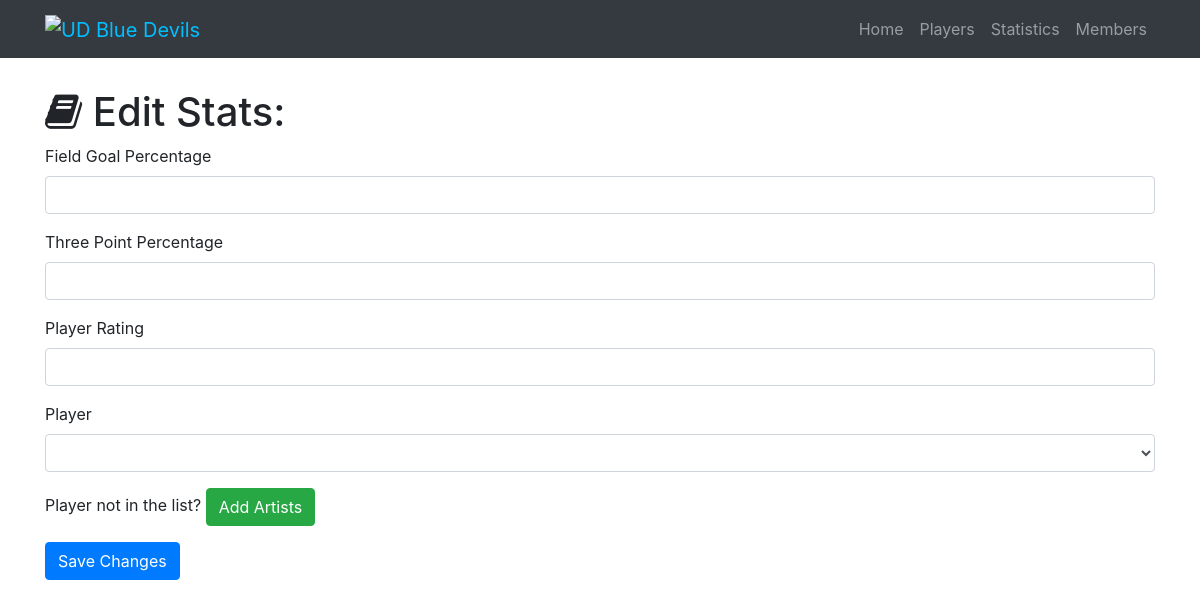
Before: /statistic/edit/1 with the older database file.
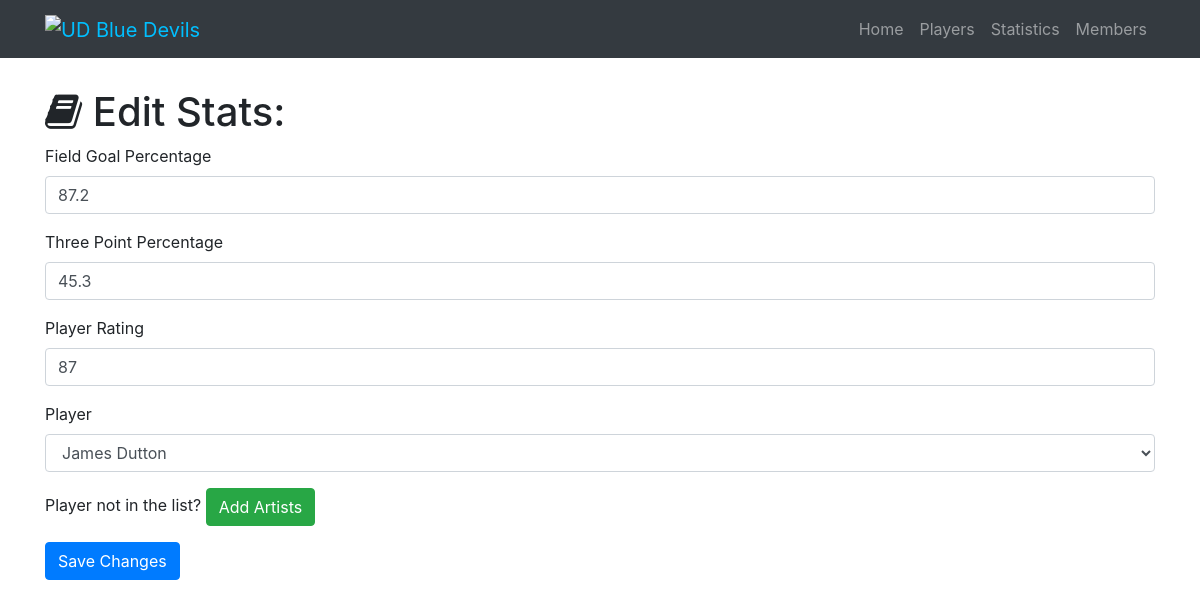
After: the same page with the newer database file.
### myGroupProject.py (models this page shows)
class Statistic(db.Model):
    __tablename__ = 'statistics'
    id = db.Column(db.Integer, primary_key=True)
    fgp = db.Column(db.Integer)
    threepp = db.Column(db.Integer)
    prating = db.Column(db.Integer)
    player_id = db.Column(db.Integer, db.ForeignKey('players.id'))

### myGroupProject.py (the view, shortened to what this page needs)
@app.route('/statistic/edit/<int:id>', methods=['GET', 'POST'])
def edit_stat(id):
    statistic = Statistic.query.filter_by(id=id).first()
    players = Player.query.all()
    if request.method == 'GET':
        return render_template('statistic-edit.html', statistic=statistic, players=players)

### templates/statistic-edit.html (shortened to what this page needs)
{% extends "home-base.html"%}
{% block page_content%}
  <div class="container">
    <h1 class="mt-5"><i class="fa fa-book" aria-hidden="true"></i> Edit Stats:</h1>
    <form action="/statistic/edit/{{statistic.id}}" method="post">
      <div class="form-group">
        <label>Field Goal Percentage</label>
        <input class="form-control" type="text" name="fgp" value="{{statistic.fgp}}" required="true">
      </div>
      <div class="form-group">
        <label>Three Point Percentage</label>
        <input class="form-control" type="text" name="threepp" value="{{statistic.threepp}}" required="true">
      </div>
      <div class="form-group">
        <label>Player Rating</label>
        <input class="form-control" type="text" name="prating" value="{{statistic.prating}}" required="true">
      </div>
      <div class="form-group">
        <label>Player</label>
        <select class="form-control" name="player">
          {% for player in players %}
            {% if player == statistic.player %}
              <option selected="selected">{{player.name}}</option>
            {% else %}
              <option>{{player.name}}</option>
            {% endif %}
          {% endfor %}
        </select>
      </div>
      <div class="form-group">
        Player not in the list? <a href="/artist/add" class="btn btn-success" role="button" aria-disabled="true">Add Artists</a>
      </div>
      <button type="submit" class="btn btn-primary">Save Changes</button>
    </form>
  </div>
{% endblock%}

Changed rows visible on the page:
added Statistic: fgp "87.2", threepp "45.3", prating "87"
Other visible differences:
form field player: (not shown) → "James Dutton"
